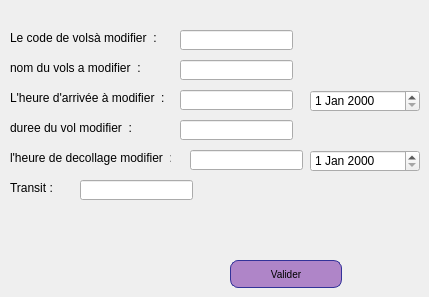
        <widget class="QWidget" name="tab_10">
         <attribute name="title">
          <string>Mise à jour</string>
         </attribute>
         <widget class="QLabel" name="label_23">
          <property name="geometry">
           <rect>
            <x>10</x>
            <y>30</y>
            <width>161</width>
            <height>16</height>
           </rect>
          </property>
          <property name="text">
           <string>Le code de volsà modifier  :</string>
          </property>
         </widget>
         <widget class="QLabel" name="label_24">
          <property name="geometry">
           <rect>
            <x>10</x>
            <y>60</y>
            <width>161</width>
            <height>16</height>
           </rect>
          </property>
          <property name="text">
           <string>nom du vols a modifier  :</string>
          </property>
         </widget>
         <widget class="QLabel" name="label_26">
          <property name="geometry">
           <rect>
            <x>10</x>
            <y>90</y>
            <width>161</width>
            <height>16</height>
           </rect>
          </property>
          <property name="text">
           <string>L'heure d'arrivée à modifier  :</string>
          </property>
         </widget>
         <widget class="QLabel" name="label_27">
          <property name="geometry">
           <rect>
            <x>10</x>
            <y>120</y>
            <width>161</width>
            <height>16</height>
           </rect>
          </property>
          <property name="text">
           <string>duree du vol modifier  :</string>
          </property>
         </widget>
         <widget class="QLabel" name="label_28">
          <property name="geometry">
           <rect>
            <x>10</x>
            <y>150</y>
            <width>161</width>
            <height>16</height>
           </rect>
          </property>
          <property name="text">
           <string>l'heure de decollage modifier  :</string>
          </property>
         </widget>
         <widget class="QLabel" name="label_29">
          <property name="geometry">
           <rect>
            <x>10</x>
            <y>180</y>
            <width>51</width>
            <height>16</height>
           </rect>
          </property>
          <property name="text">
           <string>Transit :</string>
          </property>
         </widget>
         <widget class="QLabel" name="label_34">
          <property name="geometry">
           <rect>
            <x>306</x>
            <y>20</y>
            <width>91</width>
            <height>81</height>
           </rect>
          </property>
          <property name="text">
           <string/>
          </property>
          <property name="pixmap">
           <pixmap>../b_miseàjour.png</pixmap>
          </property>
          <property name="scaledContents">
           <bool>true</bool>
          </property>
         </widget>
         <widget class="QPushButton" name="updateadam">
          <property name="geometry">
           <rect>
            <x>230</x>
            <y>260</y>
            <width>112</width>
            <height>28</height>
           </rect>
          </property>
          <property name="styleSheet">
           <string notr="true">QPushButton {
color: black;
background-color: rgb(175, 133, 200);
border-width: 1px;
border-color: #339;
border-style: solid;
border-radius: 8;
padding: 3px;
font-size: 10px;
padding-left: 5px;
padding-right: 5px;
min-width: 100px;
max-width: 300px;
min-height: 20px;
max-height: 50px;
}</string>
          </property>
          <property name="text">
           <string>Valider</string>
          </property>
         </widget>
         <widget class="QLineEdit" name="lineEdit_9vols">
          <property name="geometry">
           <rect>
            <x>180</x>
            <y>30</y>
            <width>113</width>
            <height>20</height>
           </rect>
          </property>
         </widget>
         <widget class="QLineEdit" name="lineEdit_11vols">
          <property name="geometry">
           <rect>
            <x>180</x>
            <y>60</y>
            <width>113</width>
            <height>20</height>
           </rect>
          </property>
         </widget>
         <widget class="QLineEdit" name="lineEdit_14vols">
          <property name="geometry">
           <rect>
            <x>180</x>
            <y>90</y>
            <width>113</width>
            <height>20</height>
           </rect>
          </property>
         </widget>
         <widget class="QLineEdit" name="lineEdit_15vols">
          <property name="geometry">
           <rect>
            <x>180</x>
            <y>120</y>
            <width>113</width>
            <height>20</height>
           </rect>
          </property>
         </widget>
         <widget class="QLineEdit" name="lineEdit_16vols">
          <property name="geometry">
           <rect>
            <x>190</x>
            <y>150</y>
            <width>113</width>
            <height>20</height>
           </rect>
          </property>
         </widget>
         <widget class="QLineEdit" name="lineEdit_17vols">
          <property name="geometry">
           <rect>
            <x>80</x>
            <y>180</y>
            <width>113</width>
            <height>20</height>
           </rect>
          </property>
         </widget>
         <widget class="QDateEdit" name="dateEdit_3">
          <property name="geometry">
           <rect>
            <x>310</x>
            <y>150</y>
            <width>110</width>
            <height>22</height>
           </rect>
          </property>
         </widget>
         <widget class="QDateEdit" name="dateEdit_4">
          <property name="geometry">
           <rect>
            <x>310</x>
            <y>90</y>
            <width>110</width>
            <height>22</height>
           </rect>
          </property>
         </widget>
        </widget>
